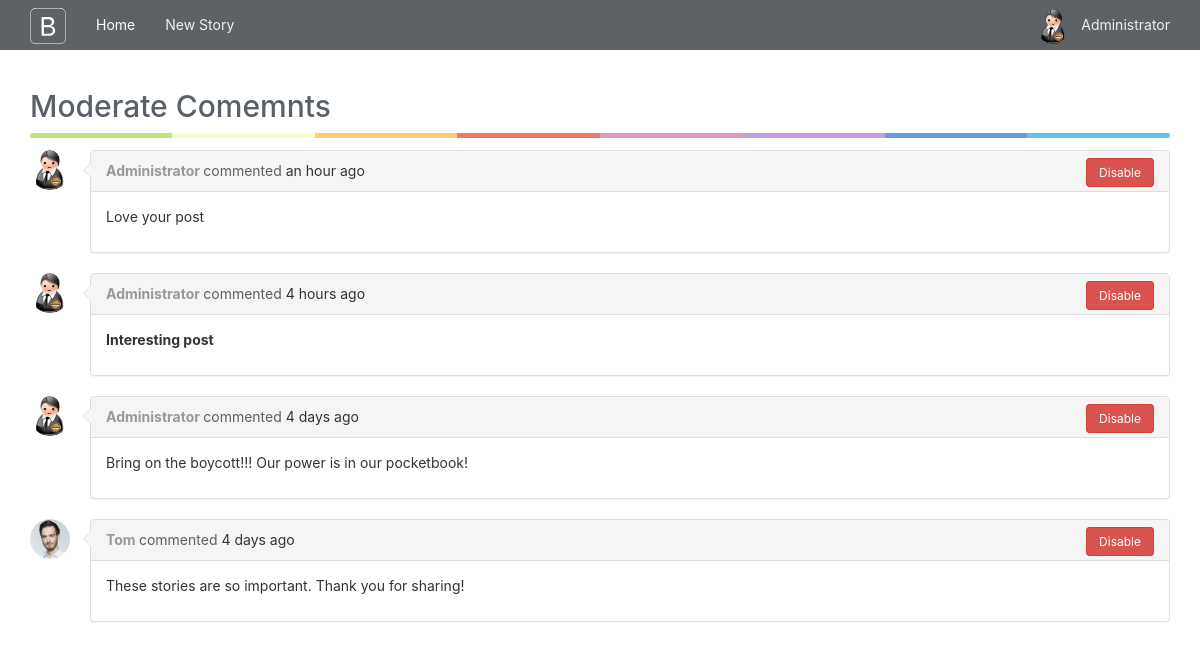
The page /moderate-comments (signed in) on the database its author committed.
### app/models.py (models this page shows, shortened)
class User(UserMixin, db.Model):
    __tablename__="users"
    id = db.Column(db.Integer, primary_key=True)
    email = db.Column(db.String(64), unique=True, index=True)
    username = db.Column(db.String(64),unique=True, index=True)
    location = db.Column(db.String(64))
    about_me = db.Column(db.Text())
    member_since = db.Column(db.DateTime(),default=datetime.utcnow)
    last_seen = db.Column(db.DateTime(),default=datetime.utcnow)
    password_hash = db.Column(db.String(128))
    confirmed= db.Column(db.Boolean, default=False)
    image_filename = db.Column(db.String, default="user/default.png", nullable=True)
    image_url = db.Column(db.String, nullable=True)
    role_id = db.Column(db.Integer, db.ForeignKey("roles.id"))
    posts = db.relationship("Post", backref="author", lazy="dynamic")
    comments = db.relationship("Comment", backref="author", lazy="dynamic")
    followed = db.relationship('Follow',
                               foreign_keys=[Follow.follower_id],
                               backref=db.backref('follower', lazy='joined'),
                               lazy='dynamic',
                               cascade='all, delete-orphan')
    followers = db.relationship('Follow',
                                foreign_keys=[Follow.followed_id],
                                backref=db.backref('followed', lazy='joined'),
                                lazy='dynamic',
                                cascade='all, delete-orphan')
    @property
    def password(self):
        raise AttributeError("Password is not a readable attribute")
    def ping(self):
        self.last_seen = datetime.utcnow()
        db.session.add(self)
    def can(self, permissions):
        return self.role is not None and (self.role.permissions & permissions) == permissions

class Comment(db.Model):
    __tablename__ = "comments"
    id = db.Column(db.Integer, primary_key=True)
    body = db.Column(db.Text)
    body_html = db.Column(db.Text)
    timestamp = db.Column(db.DateTime, index=True, default=datetime.utcnow)
    disable = db.Column(db.Boolean,default=False)
    author_id = db.Column(db.Integer, db.ForeignKey("users.id"))
    post_id = db.Column(db.Integer, db.ForeignKey("posts.id"))

### app/main/views.py (the view)
@main.route("/moderate-comments", methods=["GET","POST"])
@permission_required(Permission.MODERATE_COMMENTS)
@login_required
def moderate_comments():
    page = request.args.get('page', 1, type=int)
    pagination = Comment.query.order_by(Comment.timestamp.desc()).paginate(page, per_page=current_app.config['FLASKY_POSTS_PER_PAGE'], error_out=False)
    comments = pagination.items
    return render_template('comments.html', pagination=pagination,comments=comments)

### app/auth/views.py (called while the page is built)
@auth.before_app_request
def before_request():
    if current_user.is_authenticated:
        current_user.ping()
        if not current_user.confirmed \
            and request.endpoint \
            and request.endpoint[:5] != 'auth.' \
            and request.endpoint != 'static':
            return redirect(url_for('auth.unconfirmed'))

### app/main/__init__.py (called while the page is built)
@main.app_context_processor
def inject_permissions():
    return dict(Permission=Permission)

### app/models.py (called while the page is built)
@login_manager.user_loader
def load_user(user_id):
    return User.query.get(int(user_id))

### app/templates/comments.html (shortened to what this page needs)
{% extends "base.html" %}
{% import "_macros.html" as macros with context %}
{% block page_content %}
<div class="post-tabs">
    <h2 id="comments">Moderate Comemnts</h2>
        <div class="colorgraph"></div>
</div>
{% set moderate = True %}
{% include '_comments.html' %}
{% endblock %}

### app/templates/base.html (shortened to what this page needs)
{% extends "bootstrap/base.html" %}
{% block styles %}
    {{super()}}
    <link rel="stylesheet" href="{{url_for('static', filename='css/custom.css')}}">
    <link rel="stylesheet" href="{{url_for('static', filename='css/font-awesome.min.css')}}">
{% endblock %}
{% block head %}
    {{ super() }}
{% endblock %}
{% block navbar %}
<div class="navbar navbar-default navbar-fixed-top" role="navigation">
    <div class="container">
        <div class="navbar-header">
            <a class="navbar-brand" href="/">
            </a>
        </div>
        <div class="navbar-collapse collapse">
            <ul class="nav navbar-nav">
                <li class="active">
                    <a href="/">Home</a>
                </li>
                <li >
                    <a href="{{url_for('main.create_post')}}">New Story</a>
                </li>
            </ul>
            <ul class="nav navbar-nav navbar-right">
                {% if current_user.is_authenticated %}
                <li class="dropdown">
                    <a href="#" class="dropdown-toggle" data-toggle="dropdown">
                        <img  src="{{current_user.image_url }}" style="float: left;height: 35px;width: 35px;border-radius:50%;margin-right: 10px;margin-top: -6px;" >
                        <span>{{current_user.username}}</span>
                    </a>
                </li>
                {% else %}
                    <li> <a href = "{{url_for('auth.login')}}"><i class="fa fa-sign-in" aria-hidden="true"></i> Sign in</a> </li>
                    <li> <a href = "{{url_for('auth.register')}}"><i class="fa fa-user-plus" aria-hidden="true"></i> Sign up</a> </li>
                {% endif %}
            </ul>
        </div>
    </div>
</div>
{% endblock %}
{% block content %}
    <div class="alert container">
    </div>
    <div class="container">
        {% block page_content %}{% endblock %}
    </div>
{% endblock %}

### app/templates/_comments.html
 <ul class="comments">
        {% for comment in comments %}
            {% if not comment.disable or moderate %}
                <li class="comment">
                    <div class="comment-thumbnail">
                        <a href="{{ url_for('main.user', username=comment.author.username) }}">
                            <img class="comment img-rounded" src="{{ comment.author.image_url }}">
                        </a>
                    </div>
                    <div class="comment panel panel-default">
                        <div class="panel-heading">
                            <strong>
                                <a class="userLink" href="{{ url_for('main.user', username=comment.author.username) }}">{{ comment.author.username }}</a>
                            </strong>
                            <span>commented</span>
                            {{ moment(comment.timestamp).fromNow() }}
                            {% if moderate %}
                            <div class="comment-footer">
                                {% if comment.disable!=True %}
                                   <a class="btn btn-danger" href='{{url_for("main.disable_comment",id=comment.id, page=pagination.page)}}'>Disable</a>
                                {% else %}
                                    <a class="btn btn-primary" href='{{url_for("main.enable_comment",id=comment.id,page=pagination.page)}}'>Enable</a>
                                {% endif %}
                            </div>
                        {% endif %}
                        </div>
                        <div class="panel-body">
                            {% if comment.body_html %}
                                {{ comment.body_html | safe }}
                            {% else %}
                                {{ comment.body }}
                            {% endif %}
                        </div>
                    </div>
                </li>
            {% endif %}
        {% endfor %}
</ul>

### app/static/css/custom.css (style rules this page uses)
html { position: relative; min-height: 100%; }
body { font-family: -apple-system,BlinkMacSystemFont,"Segoe UI","Roboto","Oxygen","Ubuntu","Cantarell","Fira Sans","Droid Sans","PingFang SC","Hiragino Sans GB","Microsoft YaHei","WenQuanYi Micro Hei","Helvetica Neue",sans-serif; padding-top: 70px; margin-bottom: 50px; }
h2 { color:#586069; }
.alert.container { position: fixed; left:0; right:0; }
.colorgraph { height: 5px; border-top: 0; background: #c4e17f; border-radius: 5px; background-image: -webkit-linear-gradient(left, #c4e17f, #c4e17f 12.5%, #f7fdca 12.5%, #f7fdca 25%, #fecf71 25%, #fecf71 37.5%, #f0776c 37.5%, #f0776c 50%, #db9dbe 50%, #db9dbe 62.5%, #c49cde 62.5%, #c49cde 75%, #669ae1 75%, #669ae1 87.5%, #62c2e4 87.5%, #62c2e4); background-image: -moz-linear-gradient(left, #c4e17f, #c4e17f 12.5%, #f7fdca 12.5%, #f7fdca 25%, #fecf71 25%, #fecf71 37.5%, #f0776c 37.5%, #f0776c 50%, #db9dbe 50%, #db9dbe 62.5%, #c49cde 62.5%, #c49cde 75%, #669ae1 75%, #669ae1 87.5%, #62c2e4 87.5%, #62c2e4); background-image: -o-linear-gradient(left, #c4e17f, #c4e17f 12.5%, #f7fdca 12.5%, #f7fdca 25%, #fecf71 25%, #fecf71 37.5%, #f0776c 37.5%, #f0776c 50%, #db9dbe 50%, #db9dbe 62.5%, #c49cde 62.5%, #c49cde 75%, #669ae1 75%, #669ae1 87.5%, #62c2e4 87.5%, #62c2e4); background-image: linear-gradient(to right, #c4e17f, #c4e17f 12.5%, #f7fdca 12.5%, #f7fdca 25%, #fecf71 25%, #fecf71 37.5%, #f0776c 37.5%, #f0776c 50%, #db9dbe 50%, #db9dbe 62.5%, #c49cde 62.5%, #c49cde 75%, #669ae1 75%, #669ae1 87.5%, #62c2e4 87.5%, #62c2e4); }
.navbar { border-radius: 0px; background: rgba(52, 59, 64, 0.8); border:unset; }
.navbar-default .navbar-brand { padding-top:8px; color: white; }
.navbar-default .navbar-nav > li > a { color: #ecf0f1; }
.navbar-default .navbar-nav > .active > a, .navbar-default .navbar-nav > .active > a:hover, .navbar-default .navbar-nav > .active > a:focus { color:white; background-color: unset; }
.navbar-default .navbar-collapse, .navbar-default .navbar-form { border-color: #ecf0f1; }
ul.comments { padding: 0px; margin-top:12px; }
li.comment { list-style-type: none; margin-top:10px; }
li .comment-thumbnail { position: absolute; }
.panel { position:relative; min-height: 60px; }
.panel.comment { margin-left:60px; }
.userLink { color:#999; }
.panel span { color:#586061; }
.panel>.panel-heading:after,.panel>.panel-heading:before { position:absolute; top:11px;left:-16px; right:100%; width:0; height:0; display:block; content:" "; border-color:transparent; border-style:solid solid outset; pointer-events:none; }
.panel>.panel-heading:after { border-width:7px; border-right-color:#f7f7f7; margin-top:1px; margin-left:2px; }
.panel>.panel-heading:before { border-right-color:#ddd; border-width:8px; }
.img-rounded { height: 40px; width: 40px; border-radius: 50%; margin:0 auto; left: 0; }
.comment-footer { float:right; }
.comment-footer .btn { display:inline; font-size:12px; }

### rows shown on the page
User: image_url (picture), username "Administrator"
Comment: author.image_url (picture), author.username "Administrator", timestamp "an hour ago", body_html "Love your post"
Comment: author.image_url (picture), author.username "Administrator", timestamp "4 hours ago", body_html "Interesting post"
Comment: author.image_url (picture), author.username "Administrator", timestamp "4 days ago", body_html "Bring on the boycott!!! Our power is in our pocketbook!"
Comment: author.image_url (picture), author.username "Tom", timestamp "4 days ago", body_html "These stories are so important. Thank you for sharing!"
